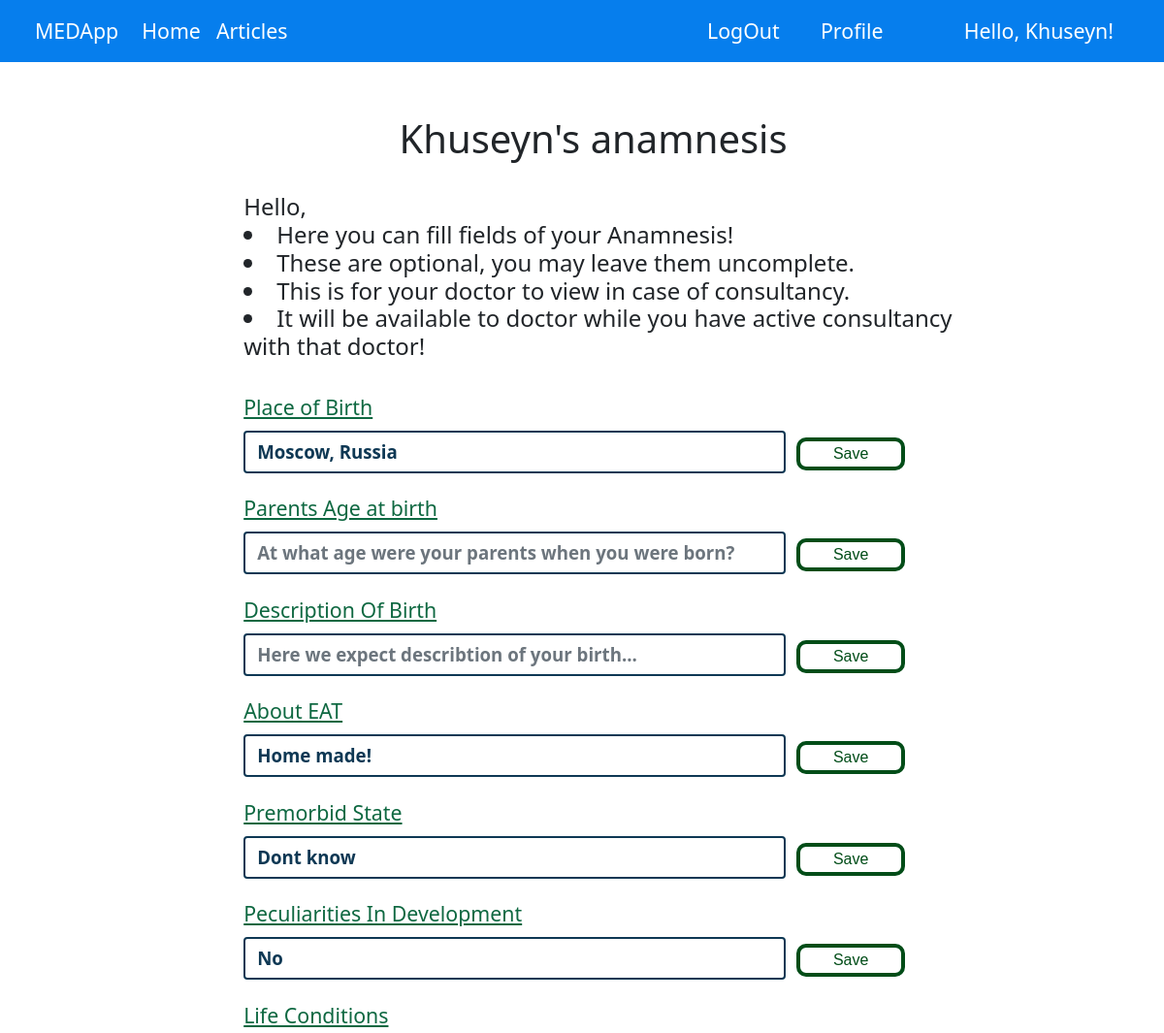
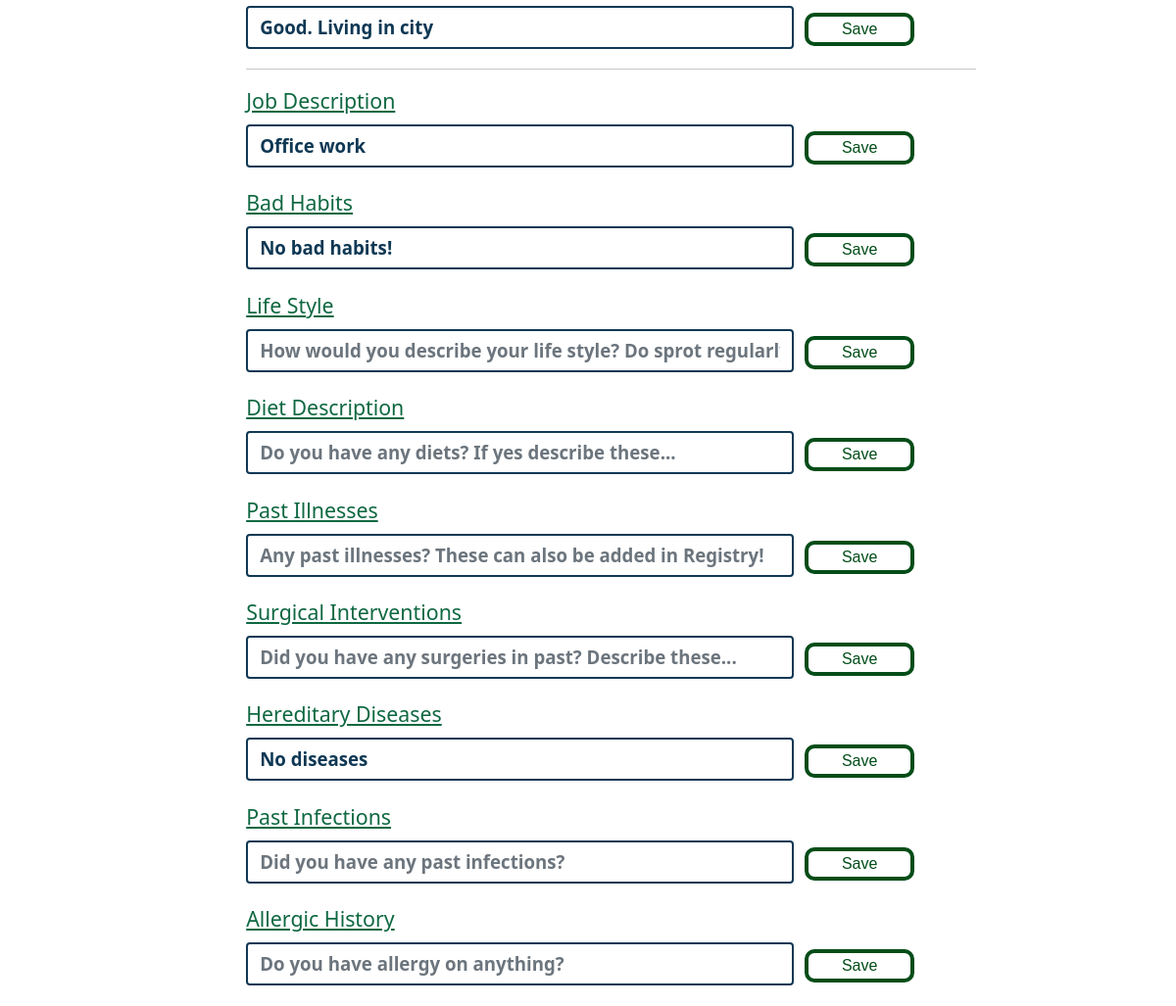
The page /anamnesis (signed in) on the database its author committed (2 pictures, top to bottom).
### medapp/models.py (models this page shows)
class Anamnesis(models.Model):
    placeOfBirth = models.CharField(max_length=400, blank = True)
    parentsAgeAtBirth = models.CharField(max_length=400, blank = True)
    descriptionOfBirth = models.CharField(max_length=400, blank = True)
    aboutEAT = models.CharField(max_length=400, blank = True)
    premorbidState = models.CharField(max_length=400, blank = True)
    peculiaritiesInDevelopment = models.CharField(max_length=400, blank = True)
    lifeConditions = models.CharField(max_length=400, blank = True)
    jobDescription = models.CharField(max_length=400, blank = True)
    badHabits = models.CharField(max_length=400, blank = True)
    lifeStyle = models.CharField(max_length=400, blank = True)
    dietDescription = models.CharField(max_length=400, blank = True)
    pastIllnesses = models.CharField(max_length=400, blank = True)
    surgicalInterventions = models.CharField(max_length=400, blank = True)
    hereditaryDiseases = models.CharField(max_length=400, blank = True)
    pastInfections = models.CharField(max_length=400, blank = True)
    allergicHistory = models.CharField(max_length=400, blank = True)

### medapp/views.py (the view)
# urls.py: path('anamnesis', anamnesis, name = 'anamnesis' ),
def anamnesis(request):
    currentUser = Patient.objects.get(username = request.user.username)
    currentAnamnesis = Anamnesis.objects.get( id = currentUser.anamnesis_id)
    context = {}
    context['anamnesis'] = currentAnamnesis
    return render(request, 'medapp/anamnesisPage.html', context)

### medapp/templates/medapp/anamnesisPage.html
{% extends 'medapp/base.html' %}
{% block belowNavbar %}
                <div class="row">
                <div class="col-lg">
                    <h1> {{user.first_name}}'s anamnesis</h1>
                </div>
                </div>
                <div class="col-lg-2">
                </div>
                <div class="col-lg-8 anamnesisDetails">
                    <br>
                        <h4>Hello,
                            <br>
                            <li> Here you can fill fields of your Anamnesis!  </li>
                            <li> These are optional, you may leave them uncomplete.</li>
                            <li> This is for your doctor to view in case of consultancy.  </li>
                            <li> It will be available to doctor while you have active consultancy with that doctor!</li>
                        </h4>
                        <br>
                        <div class="mb-3">
                          <label for="InputPlaceOfBirth" class="form-label">Place of Birth</label><br>
                          <input type="text" name="placeOfBirth" class="form-control inputAnamnesis inputFieldsSmaller" id="InputPlaceOfBirth"  placeholder="Where were you born?" value="{{anamnesis.placeOfBirth}}">
                          <button class="saveChange placeOfBirth" data-url = "{% url 'editAnamnesis' %}" id="placeOfBirth" > Save </button>
                        </div>
                        <div class="mb-3">
                            <label for="InputParentsAge" class="form-label">Parents Age at birth</label><br>
                            <input type="text" name="parentsAgeAtBirth" class="form-control inputAnamnesis inputFieldsSmaller" id="InputParentsAge" placeholder="At what age were your parents when you were born?" value="{{anamnesis.parentsAgeAtBirth}}" >
                            <button class="saveChange userParentsAgename" data-url = "{% url 'editAnamnesis' %}" id="parentsAgeAtBirth"> Save </button>
                        </div>
                        <div class="mb-3">
                            <label for="InputDescriptionOfBirth" class="form-label">Description Of Birth</label><br>
                            <input type="text" name="descriptionOfBirth" class="form-control inputAnamnesis inputFieldsSmaller" id="InputDescriptionOfBirth" placeholder="Here we expect describtion of your birth..." value="{{anamnesis.descriptionOfBirth}}">
                            <button class="saveChange descriptionOfBirth" data-url = "{% url 'editAnamnesis' %}" id="descriptionOfBirth"> Save </button>
                        </div>
                        <div class="mb-3">
                            <label for="InputAboutEAT" class="form-label">About EAT</label><br>
                            <input type="text" name="aboutEAT" class="form-control inputAnamnesis inputFieldsSmaller" id="InputAboutEAT" placeholder="Do you usually eat home made food or prefer eating outside?" value="{{anamnesis.aboutEAT}}">
                            <button class="saveChange aboutEAT" data-url = "{% url 'editAnamnesis' %}" id="aboutEAT"> Save </button>
                        </div>
                        <div class="mb-3">
                            <label for="InputPremorbidState" class="form-label">Premorbid State</label><br>
                            <input type="text" name="premorbidState" class="form-control inputAnamnesis inputFieldsSmaller" id="InputPremorbidState" placeholder="You pre-illness conditions!" value="{{anamnesis.premorbidState}}">
                            <button class="saveChange premorbidState" data-url = "{% url 'editAnamnesis' %}" id="premorbidState"> Save </button>
                        </div>
                        <div class="mb-3">
                            <label for="InputPeculiaritiesInDevelopment" class="form-label">Peculiarities In Development</label><br>
                            <input type="text" name="peculiaritiesInDevelopment" class="form-control inputAnamnesis inputFieldsSmaller" id="InputPeculiaritiesInDevelopment" placeholder="Did you have any peculiarities in development?" value="{{anamnesis.peculiaritiesInDevelopment}}">
                            <button class="saveChange peculiaritiesInDevelopment" data-url = "{% url 'editAnamnesis' %}" id="peculiaritiesInDevelopment"> Save </button>
                        </div>
                        <div class="mb-3">
                            <label for="InputLifeConditions" class="form-label">Life Conditions</label><br>
                            <input type="text" name="lifeConditions" class="form-control inputAnamnesis inputFieldsSmaller" id="InputLifeConditions" placeholder="What are your life conditions, describe these..." value="{{anamnesis.lifeConditions}}">
                            <button class="saveChange lifeConditions" data-url = "{% url 'editAnamnesis' %}" id="lifeConditions"> Save </button>
                        </div>
                        <hr>
                        <div class="mb-3">
                            <label for="InputJobDescription" class="form-label">Job Description</label><br>
                            <input type="text" name="jobDescription" class="form-control inputAnamnesis inputFieldsSmaller" id="InputJobDescription" placeholder="Describe your regular job, do you sit most of your time, etc" value="{{anamnesis.jobDescription}}">
                            <button class="saveChange jobDescription" data-url = "{% url 'editAnamnesis' %}" id="jobDescription"> Save </button>
                        </div>
                        <div class="mb-3">
                            <label for="InputBadHabits" class="form-label">Bad Habits</label><br>
                            <input type="text" name="badHabits" class="form-control inputAnamnesis inputFieldsSmaller" id="InputBadHabits" placeholder="What bad habits do you have?" value="{{anamnesis.badHabits}}">
                            <button class="saveChange badHabits" data-url = "{% url 'editAnamnesis' %}" id="badHabits"> Save </button>
                        </div>
                        <div class="mb-3">
                            <label for="InputLifeStyle" class="form-label">Life Style</label><br>
                            <input type="text" name="lifeStyle" class="form-control inputAnamnesis inputFieldsSmaller" id="InputLifeStyle" placeholder = "How would you describe your life style? Do sprot regularly, go to work and home only, etc!" value="{{anamnesis.lifeStyle}}">
                            <button class="saveChange lifeStyle" data-url = "{% url 'editAnamnesis' %}" id="lifeStyle"> Save </button>
                        </div>
                        <div class="mb-3">
                            <label for="InputDietDescription" class="form-label">Diet Description</label><br>
                            <input type="text" name="dietDescription" class="form-control inputAnamnesis inputFieldsSmaller" id="InputDietDescription"  placeholder = "Do you have any diets? If yes describe these..." value="{{anamnesis.dietDescription}}">
                            <button class="saveChange dietDescription" data-url = "{% url 'editAnamnesis' %}" id="dietDescription"> Save </button>
                        </div>
                        <div class="mb-3">
                            <label for="InputPastIllnesses" class="form-label">Past Illnesses</label><br>
                            <input type="text" name="pastIllnesses" class="form-control inputAnamnesis inputFieldsSmaller" id="InputPastIllnesses" placeholder="Any past illnesses? These can also be added in Registry!" value="{{anamnesis.pastIllnesses}}">
                            <button class="saveChange pastIllnesses" data-url = "{% url 'editAnamnesis' %}" id="pastIllnesses"> Save </button>
                        </div>
                        <div class="mb-3">
                            <label for="InputSurgicalInterventions" class="form-label">Surgical Interventions</label><br>
                            <input type="text" name="surgicalInterventions" class="form-control inputAnamnesis inputFieldsSmaller" id="InputSurgicalInterventions" placeholder="Did you have any surgeries in past? Describe these..." value="{{anamnesis.surgicalInterventions}}">
                            <button class="saveChange surgicalInterventions" data-url = "{% url 'editAnamnesis' %}" id="surgicalInterventions"> Save </button>
                        </div>
                        <div class="mb-3">
                            <label for="InputHereditaryDiseases" class="form-label">Hereditary Diseases</label><br>
                            <input type="text" name="hereditaryDiseases" class="form-control inputAnamnesis inputFieldsSmaller" id="InputHereditaryDiseases" placeholder="No problems" value="{{anamnesis.hereditaryDiseases}}">
                            <button class="saveChange hereditaryDiseases" data-url = "{% url 'editAnamnesis' %}" id="hereditaryDiseases"> Save </button>
                        </div>
                        <div class="mb-3">
                            <label for="InputPastInfections" class="form-label">Past Infections</label><br>
                            <input type="text" name="pastInfections" class="form-control inputAnamnesis inputFieldsSmaller" id="InputPastInfections" placeholder="Did you have any past infections?" value="{{anamnesis.pastInfections}}">
                            <button class="saveChange pastInfections" data-url = "{% url 'editAnamnesis' %}" id="pastInfections"> Save </button>
                        </div>
                        <div class="mb-3">
                            <label for="InputAllergicHistory" class="form-label">Allergic History</label><br>
                            <input type="text" name="allergicHistory" class="form-control inputAnamnesis inputFieldsSmaller" id="InputAllergicHistory" placeholder="Do you have allergy on anything?" value="{{anamnesis.allergicHistory}}">
                            <button class="saveChange allergicHistory" data-url = "{% url 'editAnamnesis' %}" id="allergicHistory"> Save </button>
                        </div>
                </div>
                <div class="col-lg-2">
                </div>
{% endblock belowNavbar %}

### medapp/templates/medapp/base.html (shortened to what this page needs)
<!DOCTYPE html>
{% load static %}
<html>
    <head>
        <link href="https://cdn.jsdelivr.net/npm/bootstrap@5.0.0-beta1/dist/css/bootstrap.min.css" rel="stylesheet">
        <link rel="stylesheet" href="https://cdnjs.cloudflare.com/ajax/libs/font-awesome/4.7.0/css/font-awesome.min.css">
        <link rel="stylesheet" href="{% static 'css/style1.css'%}">
    </head>
    <body>
       <div class="container-fluid" >
            <div class="row">
                <nav class="navbar navbar-expand-lg " style="background-color: #067eed;">
                     <div class="container-fluid" >
                        <a class="navbar-brand" href="{% url 'index' %}"> MEDApp</a>
                        <div class="collapse navbar-collapse" id="navbarSupportedContent">
                            <ul class="navbar-nav me-auto mb-2 mb-lg-0">
                                <li class="nav-item">
                                    <a class="nav-link active" aria-current="page" href="{% url 'index' %}">Home</a>
                                </li>
                                <li class="nav-item">
                                  <a class="nav-link" href="{% url 'articlesSection' %}">Articles</a>
                                </li>
                            </ul>
                            {% if user.is_authenticated %}
                            <a class="nav-link active" href="{% url 'goLogOut' %}" >LogOut</a>
                            <a class="nav-link active" href="{% url 'getProfile' %}" style="margin-left: 1%;">Profile</a>
                            <a class="nav-link active" href="{% url 'getProfile' %}" style="margin-left: 5%;">Hello, {{user.first_name}}!</a>
                            {% else %}
                            <a class="nav-link active" href="{% url 'goLogIn' %}" >LogIn</a>
                            <a class="nav-link active" href="{% url 'goSignUp' %}" style="margin-left: 5%;">Sign-up</a>
                            {% endif %}
                        </div>
                    </div>
                </nav>
        </div>
        <div class = "row" style = "padding-left:4%;">
            {% block belowNavbar %}{% endblock belowNavbar %}
        </div>
    </body>
</html>

### static/css/style1.css (style rules this page uses)
.nav-link, .navbar-brand { color: white; font-size: 16pt; font-weight: 500; height: 120%; }
h1 { text-align: center; margin-top: 5%; }
a { text-decoration: none; }
.saveChange, .passwordConfirmBtn { background-color: #ffffff; font-size: 12pt; font-family: Verdana, Geneva, Tahoma, sans-serif; color: #024d18; border-radius: 10px; border: 4px solid #024d18; display: inline; width: 15%; margin-bottom: 1%; }
.inputFieldsSmaller { width: 75%; display: inline; font-size: 16pt; color: #0e3854; margin-right: 1%; border: 2px solid #0e3854; }
.inputAnamnesis { font-size: 14pt; font-weight: bold; color: #0e3854; }
.anamnesisDetails label { font-family: 'Segoe UI', Tahoma, Geneva, Verdana, sans-serif; font-size: 16pt; text-decoration: underline; color: #0e6841; }
label, .labelText { font-family: 'Segoe UI', Tahoma, Geneva, Verdana, sans-serif; font-size: 14pt; text-decoration: underline; color: #62686b; }

### rows shown on the page
Anamnesis: placeOfBirth "Moscow, Russia", aboutEAT "Home made!", premorbidState "Dont know", peculiaritiesInDevelopment "No", lifeConditions "Good. Living in city", jobDescription "Office work", badHabits "No bad habits!", hereditaryDiseases "No diseases"

### other values the page prints
{{ user.first_name }} "Khuseyn"
